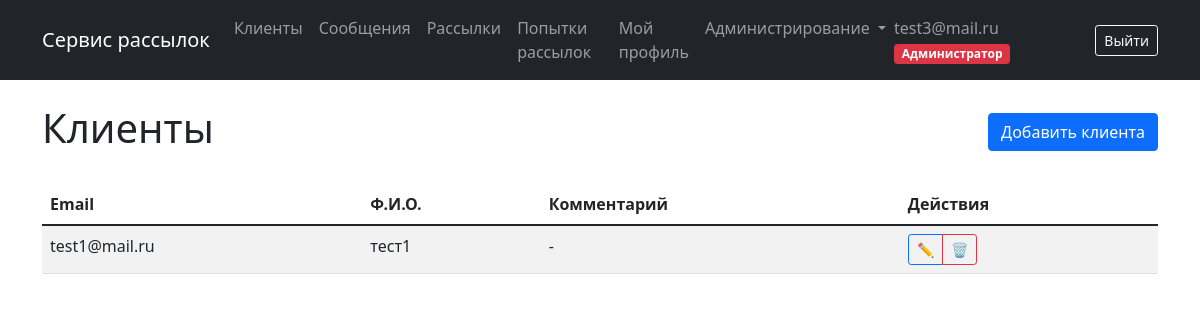
Page /clients/ (signed in) on the committed database.
### users/models.py (models this page shows, shortened)
class User(AbstractUser):
    phone = models.CharField(max_length=20, blank=True, verbose_name="Телефон")
    avatar = models.ImageField(
        upload_to="users/avatars/", blank=True, null=True, verbose_name="Аватар"
    )
    country = models.CharField(max_length=100, blank=True, verbose_name="Страна")
    email = models.EmailField(unique=True, verbose_name="Email")
    USERNAME_FIELD = "email"
    REQUIRED_FIELDS = ["username"]
    class Meta:
        verbose_name = "пользователь"
        verbose_name_plural = "пользователи"

class Profile(models.Model):
    user = models.OneToOneField(
        "User", on_delete=models.CASCADE, verbose_name="Пользователь"
    )
    ROLE_USER = "user"
    ROLE_MANAGER = "manager"
    ROLE_ADMIN = "admin"
    ROLE_CHOICES = [
        (ROLE_USER, "Пользователь"),
        (ROLE_MANAGER, "Менеджер"),
        (ROLE_ADMIN, "Администратор"),
    ]
    role = models.CharField(
        max_length=20, choices=ROLE_CHOICES, default=ROLE_USER, verbose_name="Роль"
    )
    email_verified = models.BooleanField(
        default=False, verbose_name="Email подтвержден"
    )
    blocked = models.BooleanField(default=False, verbose_name="Заблокирован")
    class Meta:
        verbose_name = "профиль"
        verbose_name_plural = "профили"
    @property
    def is_manager(self):
        return self.role in [self.ROLE_MANAGER, self.ROLE_ADMIN]

### mailing/models.py (models this page shows, shortened)
class Client(models.Model):
    email = models.EmailField(unique=True, verbose_name="Email")
    full_name = models.CharField(max_length=255, verbose_name="Ф.И.О.")
    comment = models.TextField(blank=True, verbose_name="Комментарий")
    owner = models.ForeignKey(
        settings.AUTH_USER_MODEL, on_delete=models.CASCADE, verbose_name="Владелец"
    )
    class Meta:
        verbose_name = "клиент"
        verbose_name_plural = "клиенты"
        permissions = [
            ("can_view_all_clients", "Может просматривать всех клиентов"),
        ]

### mailing/views.py (the view)
# urls.py: path("clients/", views.client_list, name="client_list"),
@login_required
def client_list(request):
    if hasattr(request.user, "profile") and request.user.profile.is_manager:
        clients = Client.objects.all()
    else:
        clients = Client.objects.filter(owner=request.user)
    return render(request, "mailing/client_list.html", {"clients": clients})

### mailing/context_processors.py (called while the page is built)
def update_mailing_statuses(request):
    if request.user.is_authenticated:
        try:
            user_mailings = Mailing.objects.filter(owner=request.user)
            for mailing in user_mailings:
                mailing.update_status()
        except Exception as e:
            pass
    return {}

### mailing/models.py (called while the page is built)
    def update_status(self):
        now = timezone.now()
        if self.end_time <= now:
            self.status = self.STATUS_COMPLETED
        elif self.start_time <= now <= self.end_time:
            self.status = self.STATUS_STARTED
        elif now < self.start_time:
            self.status = self.STATUS_CREATED
        self.save()

### templates/mailing/client_list.html (shortened to what this page needs)
{% extends 'base.html' %}
{% block content %}
<div class="d-flex justify-content-between align-items-center mb-4">
    <h1>Клиенты</h1>
    <a href="{% url 'mailing:client_create' %}" class="btn btn-primary">Добавить клиента</a>
</div>
<div class="table-responsive">
    <table class="table table-striped">
        <thead>
            <tr>
                <th>Email</th>
                <th>Ф.И.О.</th>
                <th>Комментарий</th>
                <th>Действия</th>
            </tr>
        </thead>
        <tbody>
            {% for client in clients %}
            <tr>
                <td>{{ client.email }}</td>
                <td>{{ client.full_name }}</td>
                <td>{{ client.comment|default:"-" }}</td>
                <td>
                    <div class="btn-group btn-group-sm">
                        <a href="{% url 'mailing:client_update' client.pk %}" class="btn btn-outline-primary">✏️</a>
                        <a href="{% url 'mailing:client_delete' client.pk %}" class="btn btn-outline-danger">🗑️</a>
                    </div>
                </td>
            </tr>
            {% empty %}
            <tr>
                <td colspan="4" class="text-center">Нет клиентов</td>
            </tr>
            {% endfor %}
        </tbody>
    </table>
</div>
{% endblock %}

### templates/base.html (shortened to what this page needs)
<!DOCTYPE html>
<html lang="ru">
<head>
    <link href="https://cdn.jsdelivr.net/npm/bootstrap@5.1.3/dist/css/bootstrap.min.css" rel="stylesheet">
</head>
<body>
<nav class="navbar navbar-expand-lg navbar-dark bg-dark">
    <div class="container">
        <a class="navbar-brand" href="{% url 'mailing:index' %}">Сервис рассылок</a>
        <div class="collapse navbar-collapse" id="navbarNav">
            {% if user.is_authenticated %}
            <ul class="navbar-nav me-auto">
                <li class="nav-item">
                    <a class="nav-link" href="{% url 'mailing:client_list' %}">Клиенты</a>
                </li>
                <li class="nav-item">
                    <a class="nav-link" href="{% url 'mailing:message_list' %}">Сообщения</a>
                </li>
                <li class="nav-item">
                    <a class="nav-link" href="{% url 'mailing:mailing_list' %}">Рассылки</a>
                </li>
                <li class="nav-item">
                    <a class="nav-link" href="{% url 'mailing:mailing_list' %}#attempts">Попытки рассылок</a>
                </li>
                <li class="nav-item">
                    <a class="nav-link" href="{% url 'users:profile_view' %}">Мой профиль</a>
                </li>
                {% if user.profile.is_manager or user.groups.all.0.name == 'Менеджеры' %}
                <li class="nav-item dropdown">
                    <a class="nav-link dropdown-toggle" href="#" role="button" data-bs-toggle="dropdown">
                        Администрирование
                    </a>
                </li>
                {% endif %}
            </ul>
            <ul class="navbar-nav">
                <li class="nav-item">
                    <div class="d-flex align-items-center">
                        <span class="navbar-text me-3">
                            {{ user.email }}
                            {% if user.profile %}
                            <span class="badge bg-{% if user.profile.role == 'admin' %}danger{% elif user.profile.role == 'manager' %}warning{% else %}secondary{% endif %}">
                                {{ user.profile.get_role_display }}
                            </span>
                            {% endif %}
                        </span>
                        <a class="btn btn-outline-light btn-sm" href="{% url 'users:logout' %}">Выйти</a>
                    </div>
                </li>
            </ul>
            {% endif %}
        </div>
    </div>
</nav>
<div class="container mt-4">
    {% block content %}
    {% endblock %}
</div>
</body>
</html>

### rows in the picture
User: email "test3@mail.ru", profile.role "Администратор"
Client: email "test1@mail.ru", full_name "тест1", comment "-"
